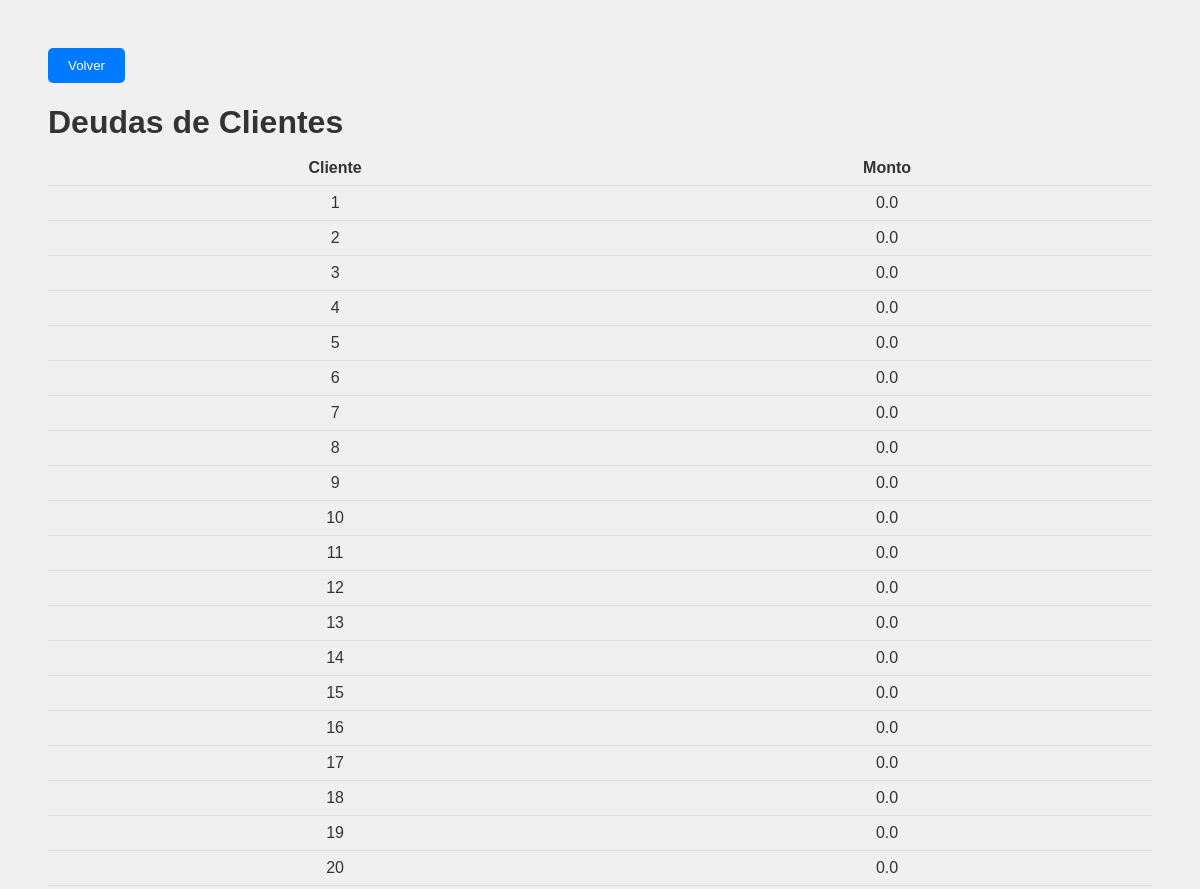
The page /ver_deudas/ver_deudas (upper part) on the database as committed earlier.
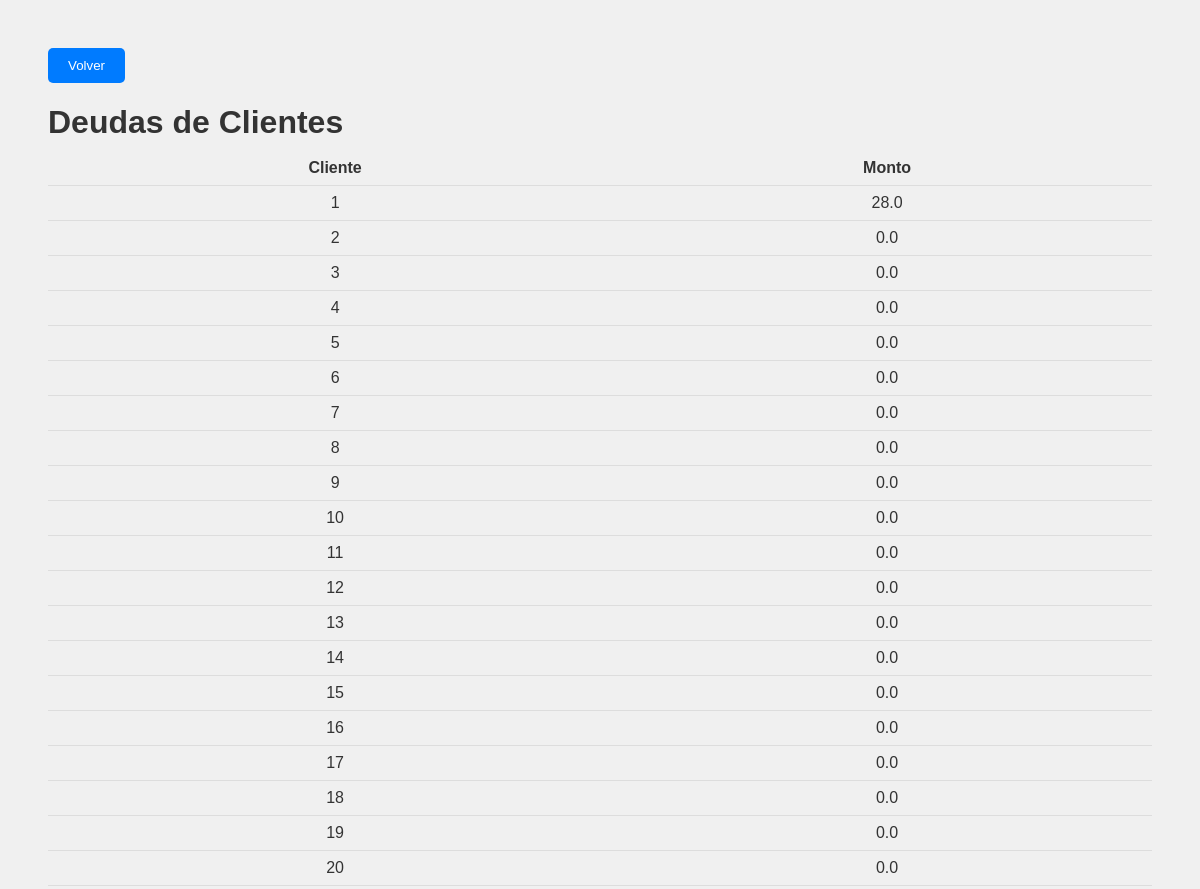
The same page on the database as committed later.
### tables this page shows
CREATE TABLE Deudas (
    cliente_id INTEGER PRIMARY KEY,
    monto_total REAL,
    FOREIGN KEY (cliente_id) REFERENCES "clientes_antiguo"(id)
);

### routes/clientes/subfunciones/ver_deudas.py (the view)
@deudas_bp.route('/ver_deudas')
def ver_deudas():
    db = get_db()
    cursor = db.execute('SELECT * FROM Deudas')
    deudas = cursor.fetchall()
    return render_template('/clientes/ver_deudas.html', deudas=deudas)

### app.py (called while the page is built)
def create_app():
    app = Flask(__name__, template_folder='templates')
    app.config['SECRET_KEY'] = cargar_clave_secreta()
    @app.before_request
    def before_request():
        g.db = get_db()
    @app.teardown_appcontext
    def teardown_appcontext(error):
        close_db(error)
    @app.route('/')
    def index():
        return render_template('index.html')
    app.register_blueprint(ventas_bp)
    app.register_blueprint(compras_bp)
    app.register_blueprint(clientes_bp)
    app.register_blueprint(inventario_bp)
    return app

### routes/database.py (called while the page is built)
def get_db():
    if 'db' not in g:
        g.db = sqlite3.connect(DATABASE)
        g.db.row_factory = sqlite3.Row
    return g.db

### templates/clientes/ver_deudas.html (shortened to what this page needs)
<!DOCTYPE html>
<html lang="es">
<head>
    <link rel="stylesheet" href="{{ url_for('static', filename='style.css')}}">
</head>
<body>
    <div class="contenido-principal">
        <button onclick="window.history.back()">Volver</button>
        <h1 class="titulo_principal">Deudas de Clientes</h1>
        <table>
            <thead>
                <tr>
                    <th>Cliente</th>
                    <th>Monto</th>
                </tr>
            </thead>
            <tbody>
                {% for deuda in deudas %}
                    <tr>
                        <td>{{ deuda['cliente_id'] }}</td>
                        <td>{{ deuda['monto_total'] }}</td>
                    </tr>
                {% endfor %}
            </tbody>
        </table>
    </div>
</body>
</html>

Rows that differ between the two databases and show on the page:
changed Deudas id 1: monto_total "0.0" → "28.0"
